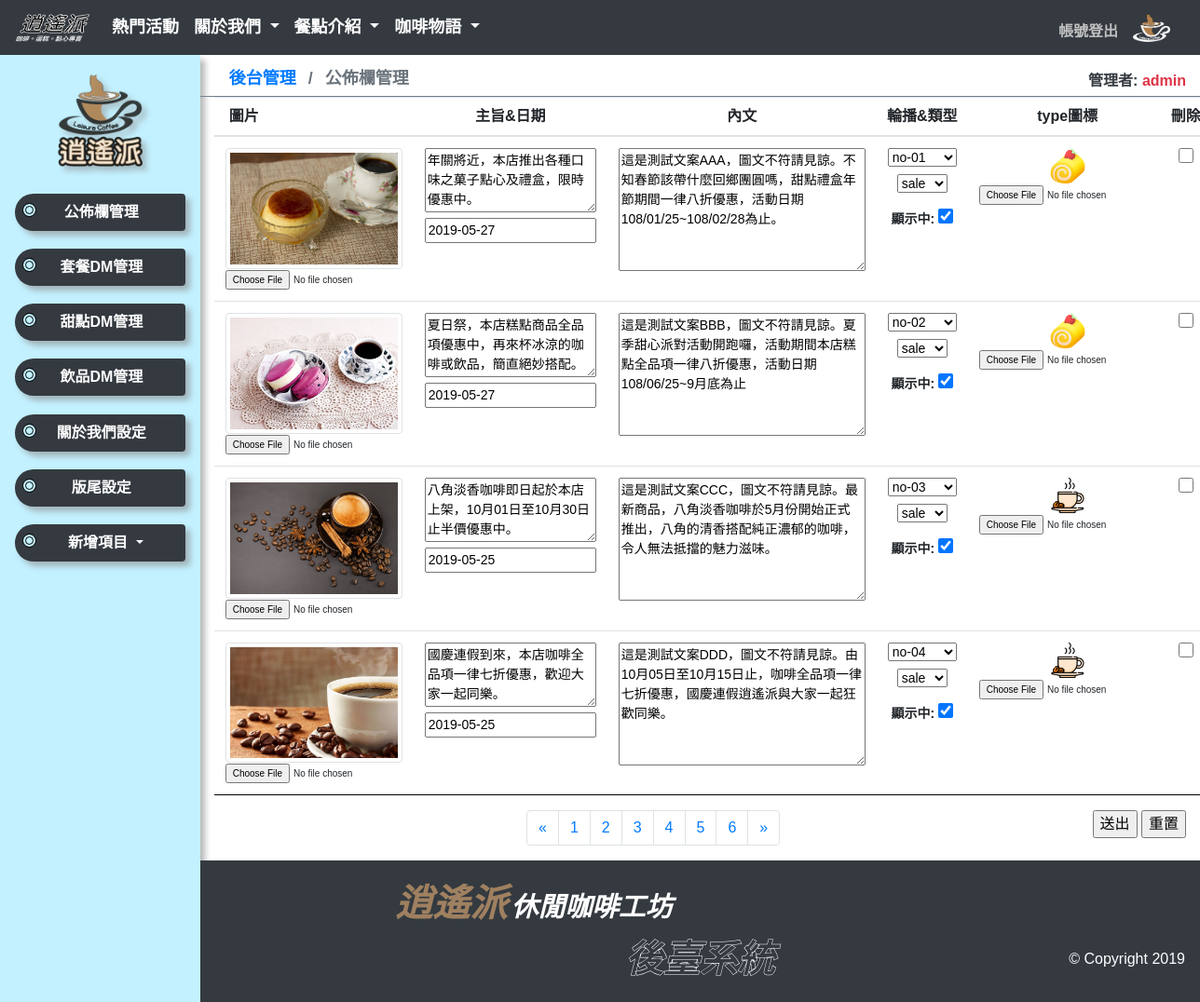
Page /admin.php?do=billboard&page=1 (signed in) on the committed database.
### tables this page shows
CREATE TABLE `header_billboard` (
  `id` int(11) NOT NULL,
  `subject` text NOT NULL,
  `introduction` text NOT NULL,
  `url_get` text NOT NULL,
  `folder_name` text,
  `img_name` text NOT NULL,
  `number` text NOT NULL,
  `type` text NOT NULL,
  `logo_name` text,
  `date` date NOT NULL,
  `display` int(11) NOT NULL
);

### view_admin.php (the view, shortened to what this page needs)
<?php
include_once "api_admin.php";
function pagination($table,$key,$url_get,$url_type){
    global $link;
    if(!isset($_GET["page"])) $page = 1;
    else $page = $_GET["page"];
    $res_num = mysqli_query($link,"select * from ".$table);
    $row_num = mysqli_num_rows($res_num);
    $num = ceil($row_num/$key);
    $lp = $page-1;
    $rp = $page+1;
    if($lp<1) $lp = 1;
    ?>
    <div class=" d-inline-block">
        <nav aria-label="Page navigation example">
            <ul class="pagination justify-content-center" id="page_ul">
                <li class="page-item">
                <a class="page-link" href="?<?=$url_get?>=<?=$url_type?>&page=<?=$lp?>" aria-label="Previous">
                    <span aria-hidden="true">&laquo;</span>
                </a>
                </li>
                <?php
                for($i=1; $i<=$num; $i++){
                ?>
                    <li class="page-item"><a class="page-link" href="?<?=$url_get?>=<?=$url_type?>&page=<?=$i?>"><?=$i?></a></li>
                <?php
                }
                ?>
                <li class="page-item">
                <a class="page-link" href="?<?=$url_get?>=<?=$url_type?>&page=<?=$rp?>" aria-label="Next">
                    <span aria-hidden="true">&raquo;</span>
                </a>
                </li>
            </ul>
        </nav>
    </div>
    <?php
}
function header_nav_admin(){
        ?>
    <nav class="navbar navbar-expand-lg navbar-dark bg-dark">
        <div id="img-02_nav">
                <a href="index.php" alt="回首頁"><img src="/images/nav_img_02.png" alt="回首頁" title="回首頁"></a>
            </div>
        <div class="collapse navbar-collapse" id="navbarSupportedContent">
            <ul class="navbar-nav mr-auto" id="ul_nav">
                <li class="nav-item" id="nav-item">
                    <a class="nav-link text-white" href="billboard.php" target="_blank">熱門活動 <span class="sr-only">(current)</span></a>
                </li>
                <li class="nav-item dropdown" id="nav-item">
                    <a class="nav-link dropdown-toggle text-white" href="#" id="navbarDropdown" role="button" data-toggle="dropdown" aria-haspopup="true" aria-expanded="false">
                        關於我們
                    </a>
                </li>
                <li class="nav-item dropdown" id="nav-item">
                    <a class="nav-link dropdown-toggle text-white" href="#" id="navbarDropdown" role="button" data-toggle="dropdown" aria-haspopup="true" aria-expanded="false">
                        餐點介紹
                    </a>
                </li>
                <li class="nav-item dropdown" id="nav-item">
                    <a class="nav-link dropdown-toggle text-white" href="#" id="navbarDropdown" role="button" data-toggle="dropdown" aria-haspopup="true" aria-expanded="false">
                        咖啡物語
                    </a>
                </li>
            </ul>
            <div class="mt-2 mr-3 font-weight-bold" style= 'white-space:nowrap;font-size:16px;'><a class="text-decoration-none" href="api_admin.php?login_do=logout" alt="登出" onMouseOver="this.style.color='#FFF'" onMouseOut="this.style.color='#C0C0C0'" style="color:#C0C0C0;">帳號登出</a></div>
            <a class="navbar-brand" id="img-01_nav" href="#top" alt="回頂部"><img src="/images/nav_img_01.png" alt="導覽列logo" title="回頂部"></a>
        </div>
    </nav>
<?php
}
function nav_main_admin(){
    ?>
    <nav class="nav">
    <div class="navbar-brand w-100 m-0 text-center"><a href="admin.php"><img src="/images/logo-admin.png" alt="回管理首頁" title="回管理首頁"></a></div>
    <ul class="">
        <li>
            <div class="bg-dark" id="bg"><div id="dot"></div><a href="?do=billboard&page=1">公佈欄管理</a></div>
        </li>
        <li>
            <div class="bg-dark" id="bg"><div id="dot"></div><a href="?do=combo&page=1">套餐DM管理</a></div>
        </li>
        <li>
            <div class="bg-dark" id="bg"><div id="dot"></div><a href="?do=a_la_carte&page=1">甜點DM管理</a></div>
        </li>
        <li>
            <div class="bg-dark" id="bg"><div id="dot"></div><a href="?do=drink&page=1">飲品DM管理</a></div>
        </li>
        <li>
            <div class="bg-dark" id="bg"><div id="dot"></div><a href="?do=about_us&page=1">關於我們設定</a></div>
        </li>
        <li>
            <div class="bg-dark" id="bg"><div id="dot"></div><a href="?do=footer&page=1">版尾設定</a></div>
        </li>
        <li>
            <div class="bg-dark dropdown" id="bg"><div id="dot"></div>
                <a class="nav-link dropdown-toggle text-white" href="#" id="navbarDropdown" role="button" data-toggle="dropdown" aria-haspopup="true" aria-expanded="false">
                        新增項目
                </a>
            </div>
        </li>
    </ul>
    </nav>
<?php
}
function breadcrumb_main_admin(){
    ?>
    <nav aria-label="breadcrumb" id="breadcrumb_nav">
        <ol class="breadcrumb mb-0 d-inline-block mr-auto" style="border-bottom:none;">
            <li class="breadcrumb-item d-inline"><a href="index.php">後台管理</a></li>
            <li class="breadcrumb-item d-inline <?php if($_GET["do"] !== "add") echo "active";?>" aria-current="page">
                <?php
                    if(!$_GET) echo "首頁";
                    elseif($_GET["do"] == "billboard") echo "公佈欄管理";
                    elseif($_GET["do"] == "combo") echo "套餐DM管理";
                    elseif($_GET["do"] == "a_la_carte") echo "甜點DM管理";
                    elseif($_GET["do"] == "drink") echo "飲品DM管理";
                    elseif($_GET["do"] == "about_us") echo "關於我們設定";
                    elseif($_GET["do"] == "footer") echo "版尾設定";
                    elseif($_GET["do"] == "add") echo "新增項目";
                    elseif($_GET["do"] == "acc_set") echo "後台帳號管理";
                ?>
            </li>
        </ol>
        <div class=" d-inline mt-3 float-right text-danger font-weight-bold" style= 'white-space:nowrap;font-size:16px;'>
            <?php echo "<span class='text-dark' style='font-weight: bold;'>管理者: </span>".$_SESSION["user_id"];?>
        </div>
    </nav>
<?php
}
?>
<?php
function billboard_main_admin(){
    global $link;
    ?>
    <form action="api_admin.php?work=billboard&page=<?=$_GET["page"]?>" method="post" enctype="multipart/form-data">
        <table class="table" id="billboard">
            <thead>
                <tr>
                    <th width="20%" class="text-left pl-3">圖片</th>
                    <th width="20%">主旨&日期</th>
                    <th width="30%">內文</th>
                    <th width="10%">輪播&類型</th>
                    <th width="10%">type圖標</th>
                    <th width="10%">刪除</th>
                </tr>
            </thead>
            <tbody>
            <?php
            if(!isset($_GET["page"])) $page = 1;
            else $page = $_GET["page"];
            $s = $page*4-4;
            $res = mysqli_query($link,"select * from header_billboard order by number,date desc limit ".$s.",4");
            while($row = mysqli_fetch_array($res)){
            ?>
            <tr>
                <td class=" text-left">
                    <img class="img-thumbnail" id="billboard_img" src="/images/<?=$row[4]?>/<?=$row[5]?>" alt="<?=$row[5]?>" title="<?=$row[5]?>">
                    <input type="file" name="billboard_file[]" id="billboard_file">
                </td>
                <td>
                    <textarea name="billboard_sub[]" id="" cols="20" rows="3"><?=$row[1]?></textarea>
                    <div class="">
                        <input type="text" name="billboard_date[]" id="" value="<?=$row[9]?>" style="width:100%;">
                    </div>
                </td>
                <td><textarea name="billboard_intro[]" id="" cols="30" rows="6"><?=$row[2]?></textarea></td>
                <td class="text-center">
                    <select class="mb-2" name="number_select[]" id="number">
                    <?php
                        for($i=1; $i<=6;$i++){
                            $no_xx = 'no-0'.$i;
                            ?>
                            <option value="<?=$no_xx?>" <?php if($no_xx == $row[6]) echo "selected";?>>
                                <?=$no_xx?>
                            </option>
                            <?php
                        }
                    ?>
                    </select>
                    <select id="type" name="type_select[]">
                        <option value="sale" <?php if($row[7] == "sale") echo "selected";?>>sale</option>
                    </select>
                    <div class="mt-3">
                        <p class=" d-inline mb-0">顯示中:</p>
                        <input type="checkbox" name="display[]" class="d-inline" id="checkbox" value="<?=$row[0]?>" <?php if($row[10] == 1) echo "checked";?>>
                    </div>
                </td>
                <td class="text-center">
                    <img class="" id="type_img" src="/images/logo/<?=$row[8]?>" alt="">
                    <input type="file" name="type_file[]" id="type_file">
                </td>
                <td class="text-center">
                    <input type="checkbox" name="delete[]" id="checkbox" value="<?=$row[0]?>">
                </td>
            </tr>
        <?php
        }
        ?>
            </tbody>
        </table>
        <div class="text-center">
            <?php pagination("header_billboard",4,"do","billboard");?>
            <div class=" d-inline-block float-right">
                <input type="submit" name="submit" class="" id="" value="送出">
                <input type="reset" name="reset" class="" id="" value="重置">
            </div>
        </div>
    </form>
<?php
}
?>

### admin.php (shortened to what this page needs)
<?php
include_once "view_admin.php";
if(isset($_SESSION["user_id"])){
?>
<!DOCTYPE html>
<html lang="en">
<head>
    <link rel="stylesheet" href="/css/bootstrap.min.css">
    <link rel="stylesheet" href="/css/bootstrap-reboot.min.css">
    <link rel="stylesheet" href="/css/bootstrap-grid.min.css">
    <link rel="stylesheet" href="/css/admin.css">
    <link rel="stylesheet" href="/css/header.css">
    <link rel="stylesheet" href="/css/footer.css">
    <link rel="stylesheet" href="/slick/slick.css">
    <link rel="stylesheet" href="/slick/slick-theme.css">
</head>
<body>
    <div class="container m-0 p-0" style="max-width:100%;">
        <?php header_nav_admin();?>
    </div>
    <div class="container m-0" style="max-width:100%;">
        <div class="row justify-content-end">
            <div class="col-2" id="nav_col">
                <?php nav_main_admin();?>
            </div>
            <div class="col-10 p-0" id="main_col">
                <div class="col-12 w-100" id="breadcrumb" style="border-bottom: 1px solid slategray;">
                    <?php breadcrumb_main_admin();?>
                </div>
                <div class="col-12" id="main_table">
                    <?php
                        if(!$_GET) index_admin();
                        elseif($_GET["do"] == "billboard") billboard_main_admin();
                        elseif($_GET["do"] == "combo") combo_main_admin();
                        elseif($_GET["do"] == "a_la_carte") sale_main_admin();
                        elseif($_GET["do"] == "drink") drink_main_admin();
                        elseif($_GET["do"] == "about_us") about_us_admin();
                        elseif($_GET["do"] == "footer") footer_admin();
                        elseif($_GET["do"] == "acc_set" && $_SESSION["user_type"] == 1 or $_SESSION["user_type"] == 2)
                            account_set_up();
                    ?>
                </div>
                <div class="col-12 bg-dark p-3 pb-2 fixed-bottom" id="footer">
                    <div class="row ">
                        <div class="col-8 align-self-start text-center font-italic">
                            <span class=" font-weight-bold" style="color:rgb(159, 128, 96); font-size:2.5rem;">逍遙派</span>
                            <span class=" text-white font-weight-bold" style=" font-size:1.8rem;">休閒咖啡工坊</span>
                        </div>
                    </div>
                    <div class="row justify-content-end">
                        <div class="col-4 align-self-center text-center  font-italic">
                            <span class=" text-dark font-weight-bold" style="-webkit-text-stroke: 0.5px white;font-size:2.5rem;">後臺系統</span>
                        </div>
                        <div class="col-4 align-self-center text-right text-white">
                            © Copyright <script>document.write( new Date().getFullYear() )</script>
                        </div>
                    </div>
                </div>
            </div>
        </div>
   </div>
</body>
</html>
<?php
}else{
        header("location:login.php");
}
?>

### css/admin.css (style rules this page uses)
body { font-family: Arial ,微軟正黑體,serif; }
#nav_col { height: auto; padding: 0 1rem 2rem 1rem; background-color: rgb(195, 241, 255); filter: drop-shadow(5px 5px 3px rgba(139, 137, 137, 0.6)); }
#nav_col nav { margin:1rem 0 0 0; filter: drop-shadow(5px 5px 3px rgba(139, 137, 137, 0.6)); }
#nav_col nav img { width: 50%; height: auto; }
#nav_col nav ul { width: 100%; padding:0 0 0 0; margin:1.5rem 0 0 0; list-style: none; }
#nav_col nav ul li { width: 100%; text-align: center; margin: 0 0 1.2rem 0; font-size: 16px; }
#nav_col nav ul li #bg { padding: 0.5rem 0 0.5rem 0.5rem; text-align: left; border-radius: 1.5rem 0.3rem 0.3rem 1.5rem; }
#nav_col nav ul li #bg #dot { width: 15px; height: 15px; background-color: rgb(195, 241, 255); border-radius: 0.5rem; border:4px solid black; border-style: double; display: inline-block; }
#nav_col nav ul li #bg a { width: 80%; padding: 0 0.5rem; text-align: center; font-weight: bold; color:white; display: inline-block; text-decoration: none; }
#main_col { height: 100%; padding: 0.8rem; position: relative; }
#breadcrumb { border-bottom: 1px solid slategray; }
#main_col #breadcrumb ol { padding-bottom:0.3rem; border-radius: 0; background: none; font-size: 18px; font-weight: bold; }
#main_table { width: 100%; min-height: 100vh; }
#billboard thead { text-align: center; }
#billboard thead tr th { text-align: center; padding: 0.5rem 0; }
#billboard tbody tr { border-bottom: 1px solid black; }
#billboard tbody tr td { text-align: justify; font-size: 14px; font-weight: bold; }
#billboard tr td #billboard_img { width: 100%; }
#billboard tr td #billboard_file { font-size: 10px; }
#billboard tr td #type_img { width: 20%; margin: 0 0 0.1rem 0; }
#billboard tr td #type_file { font-size: 10px; }
#billboard tr td #checkbox { width: 1rem; height: 1rem; }
#footer { height:auto; }

### css/header.css (style rules this page uses)
#img-01_nav img { width: 40px; height: 30px; }
#img-02_nav img { width: 80px; height: 30px; }
#ul_nav { width: 100%; padding: 0 0 0 1rem; }
#ul_nav li { font-size: 18px; font-weight: bold; }

### rows in the picture
header_billboard: img_name (picture), subject "年關將近，本店推出各種口味之菓子點心及禮盒，限時優惠中。", date "2019-05-27", introduction "這是測試文案AAA，圖文不符請見諒。不知春節該帶什麼回鄉團圓嗎，甜點禮盒年節期間一律八折優惠，活動日期108/01/25~108/02/28為止。", number "no-01", type "sale", display "☑", logo_name (picture)
header_billboard: img_name (picture), subject "夏日祭，本店糕點商品全品項優惠中，再來杯冰涼的咖啡或飲品，簡直絕妙搭配。", date "2019-05-27", introduction "這是測試文案BBB，圖文不符請見諒。夏季甜心派對活動開跑囉，活動期間本店糕點全品項一律八折優惠，活動日期108/06/25~9月底為止", number "no-02", type "sale", display "☑", logo_name (picture)
header_billboard: folder_name+img_name (picture), subject "八角淡香咖啡即日起於本店上架，10月01日至10月30日止半價優惠中。", date "2019-05-25", introduction "這是測試文案CCC，圖文不符請見諒。最新商品，八角淡香咖啡於5月份開始正式推出，八角的清香搭配純正濃郁的咖啡，令人無法抵擋的魅力滋味。", number "no-03", type "sale", display "☑", logo_name (picture)
header_billboard: folder_name+img_name (picture), subject "國慶連假到來，本店咖啡全品項一律七折優惠，歡迎大家一起同樂。", date "2019-05-25", introduction "這是測試文案DDD，圖文不符請見諒。由10月05日至10月15日止，咖啡全品項一律七折優惠，國慶連假逍遙派與大家一起狂歡同樂。", number "no-04", type "sale", display "☑", logo_name (picture)

### other values in the picture
$_SESSION["user_id"] "admin"
